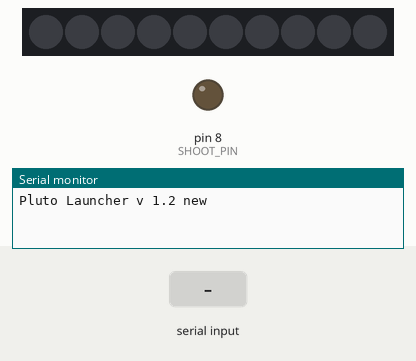
The sketch below on a simulated Arduino Uno, built for the host (arithmetic inside an expression is 32-bit, double 64-bit). Parts: 10 RGB LEDs in strip order, left to right, output pins drawn as LEDs (lit = HIGH), the last lines printed to the serial monitor. The test bench sets the inputs (shaded band). Dim RGB values are drawn brighter than linear.

Above: at 1.2 s.
1.3 s: "L" received over Serial
At 2.6 s:
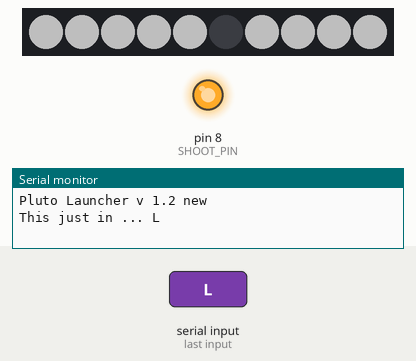
3.4 s: "A" received over Serial
At 3.43 s:
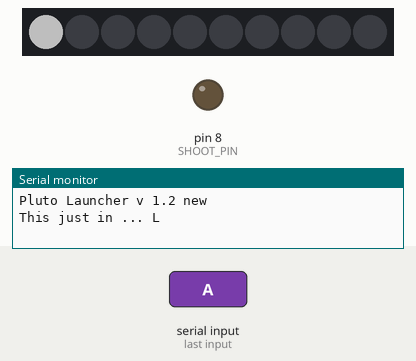
Timing chart, 0 to 6.4 s (numbered marks = the images above; inputs shaded):
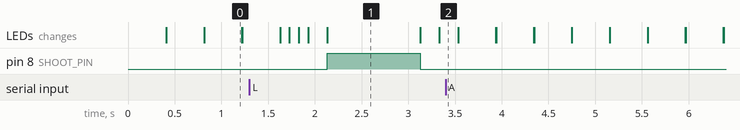

The sketch:

pluto_launcher_v_1_2_new.ino
```cpp
/*
“L” We will send this when the light should start filling up
The fill up is currently set to take 1 second (this might be adjusted later depending on how easy or hard it is for the kids to hold on the target that long, but let’s start with 1 second for the lights to fill all the way up as well).
“A” We will send this if the user stops hovering over the target before the 1 second completes, and should trigger the light to reset/turn back off
“S” We will send this when the user has held on the target long enough to shoot, so the actuator should be triggered and the light should reset/turn back off
*/

#include <FastLED.h>

#define PIN        5 // Pin on the Arduino is connected to the NeoPixels
#define SHOOT_PIN  8 // SHooter ping

// Number of NeoPixels attached to the Arduino
#define NUMPIXELS 10

CRGB leds1[NUMPIXELS];

#define DELAYVAL 125 // Time (in milliseconds) to pause between pixels
String a; // variable for char read from serial

char receivedChar;
boolean newData = false;
int stop_shoot = 0;

void setup() {
  Serial.begin(9600); // setup serial comm
  Serial.println("Pluto Launcher v 1.2 new");

  FastLED.addLeds<NEOPIXEL, PIN>(leds1, NUMPIXELS);
  FastLED.setBrightness(80);
  FastLED.clear(); //clears ALL leds on both strips
  FastLED.show();

  pinMode(SHOOT_PIN, OUTPUT);
}

void loop() {

  recvOneChar();
  showNewData();

  FastLED.clear(); //clears ALL leds on both strips
  FastLED.show();
  delay(200);

  leds1[0] = CRGB::White;
  leds1[NUMPIXELS] = CRGB::White;
  //leds1[NUMPIXELS - 1] = CRGB::White;
  //leds1[NUMPIXELS - 2] = CRGB::White;
  FastLED.show();

  if (receivedChar == 'L'){
  //  Serial.println("In loop");
  recvOneChar();

  for(int i=0; i<NUMPIXELS/2; i++) { // For each pixel...
    recvOneChar();
    if (receivedChar == 'A'){
      stop_shoot = 1;
      Serial.println("Abort");
      i=NUMPIXELS;
    }

    leds1[i] = CRGB::White;
    leds1[NUMPIXELS - i] = CRGB::White;

    FastLED.show();
    delay(100);
  }

  if (!stop_shoot){
    digitalWrite(SHOOT_PIN, HIGH);
    delay(1000);
    digitalWrite(SHOOT_PIN, LOW);
    stop_shoot = 0;
  }
  stop_shoot = 0;
  }

//  if (receivedChar == 'S'){
    //  Shoot
//    Serial.println("Shoot");
//    digitalWrite(SHOOT_PIN, HIGH);
//    delay(1000);
//    digitalWrite(SHOOT_PIN, LOW);
//}
}

void recvOneChar() {
    if (Serial.available() > 0) {
        receivedChar = Serial.read();
        newData = true;
    }
}

void showNewData() {
    if (newData == true) {
        Serial.print("This just in ... ");
        Serial.println(receivedChar);
        newData = false;
    }
}
```

Measured:
- after the input at 1.3 s, pin 8 (SHOOT_PIN): LOW → HIGH after 0.83 s, → LOW 1.0 s later
- after the input at 3.4 s, pin 8 (SHOOT_PIN): stops changing and stays LOW
- what the display in image 0 shows lasts 0.4 s, from 0.8 s to 1.2 s
- what the display in image 1 shows lasts 1.0 s, from 2.1 s to 3.1 s
